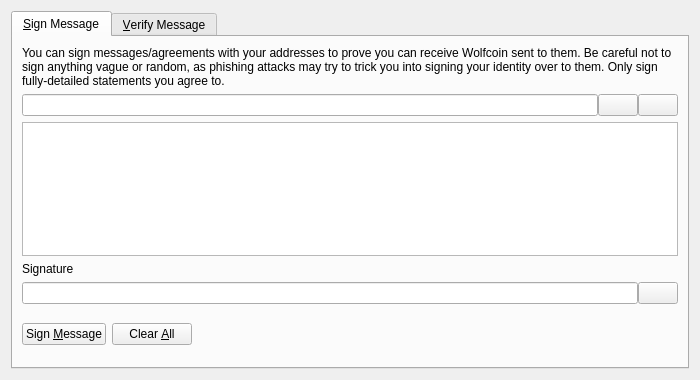
<?xml version="1.0" encoding="UTF-8"?>
<ui version="4.0">
 <class>SignVerifyMessageDialog</class>
 <widget class="QDialog" name="SignVerifyMessageDialog">
  <property name="geometry">
   <rect>
    <x>0</x>
    <y>0</y>
    <width>700</width>
    <height>380</height>
   </rect>
  </property>
  <property name="windowTitle">
   <string>Signatures - Sign / Verify a Message</string>
  </property>
  <property name="modal">
   <bool>true</bool>
  </property>
  <layout class="QVBoxLayout" name="verticalLayout">
   <item>
    <widget class="QTabWidget" name="tabWidget">
     <property name="currentIndex">
      <number>0</number>
     </property>
     <widget class="QWidget" name="tabSignMessage">
      <attribute name="title">
       <string>&amp;Sign Message</string>
      </attribute>
      <layout class="QVBoxLayout" name="verticalLayout_SM">
       <item>
        <widget class="QLabel" name="infoLabel_SM">
         <property name="text">
          <string>You can sign messages/agreements with your addresses to prove you can receive Wolfcoin sent to them. Be careful not to sign anything vague or random, as phishing attacks may try to trick you into signing your identity over to them. Only sign fully-detailed statements you agree to.</string>
         </property>
         <property name="textFormat">
          <enum>Qt::PlainText</enum>
         </property>
         <property name="wordWrap">
          <bool>true</bool>
         </property>
        </widget>
       </item>
       <item>
        <layout class="QHBoxLayout" name="horizontalLayout_1_SM">
         <property name="spacing">
          <number>0</number>
         </property>
         <item>
          <widget class="QValidatedLineEdit" name="addressIn_SM">
           <property name="toolTip">
            <string>The Wolfcoin address to sign the message with</string>
           </property>
          </widget>
         </item>
         <item>
          <widget class="QPushButton" name="addressBookButton_SM">
           <property name="toolTip">
            <string>Choose previously used address</string>
           </property>
           <property name="text">
            <string/>
           </property>
           <property name="shortcut">
            <string>Alt+A</string>
           </property>
           <property name="autoDefault">
            <bool>false</bool>
           </property>
          </widget>
         </item>
         <item>
          <widget class="QPushButton" name="pasteButton_SM">
           <property name="toolTip">
            <string>Paste address from clipboard</string>
           </property>
           <property name="text">
            <string/>
           </property>
           <property name="shortcut">
            <string>Alt+P</string>
           </property>
           <property name="autoDefault">
            <bool>false</bool>
           </property>
          </widget>
         </item>
        </layout>
       </item>
       <item>
        <widget class="QPlainTextEdit" name="messageIn_SM">
         <property name="toolTip">
          <string>Enter the message you want to sign here</string>
         </property>
        </widget>
       </item>
       <item>
        <widget class="QLabel" name="signatureLabel_SM">
         <property name="text">
          <string>Signature</string>
         </property>
         <property name="textFormat">
          <enum>Qt::PlainText</enum>
         </property>
        </widget>
       </item>
       <item>
        <layout class="QHBoxLayout" name="horizontalLayout_2_SM">
         <property name="spacing">
          <number>0</number>
         </property>
         <item>
          <widget class="QLineEdit" name="signatureOut_SM">
           <property name="font">
            <font>
             <italic>true</italic>
            </font>
           </property>
           <property name="readOnly">
            <bool>true</bool>
           </property>
          </widget>
         </item>
         <item>
          <widget class="QPushButton" name="copySignatureButton_SM">
           <property name="toolTip">
            <string>Copy the current signature to the system clipboard</string>
           </property>
           <property name="text">
            <string/>
           </property>
           <property name="autoDefault">
            <bool>false</bool>
           </property>
          </widget>
         </item>
        </layout>
       </item>
       <item>
        <layout class="QHBoxLayout" name="horizontalLayout_3_SM">
         <item>
          <widget class="QPushButton" name="signMessageButton_SM">
           <property name="toolTip">
            <string>Sign the message to prove you own this Wolfcoin address</string>
           </property>
           <property name="text">
            <string>Sign &amp;Message</string>
           </property>
           <property name="autoDefault">
            <bool>false</bool>
           </property>
          </widget>
         </item>
         <item>
          <widget class="QPushButton" name="clearButton_SM">
           <property name="toolTip">
            <string>Reset all sign message fields</string>
           </property>
           <property name="text">
            <string>Clear &amp;All</string>
           </property>
           <property name="autoDefault">
            <bool>false</bool>
           </property>
          </widget>
         </item>
         <item>
          <spacer name="horizontalSpacer_1_SM">
           <property name="orientation">
            <enum>Qt::Horizontal</enum>
           </property>
           <property name="sizeHint" stdset="0">
            <size>
             <width>40</width>
             <height>48</height>
            </size>
           </property>
          </spacer>
         </item>
         <item>
          <widget class="QLabel" name="statusLabel_SM">
           <property name="font">
            <font>
             <weight>75</weight>
             <bold>true</bold>
            </font>
           </property>
           <property name="text">
            <string/>
           </property>
           <property name="wordWrap">
            <bool>true</bool>
           </property>
          </widget>
         </item>
         <item>
          <spacer name="horizontalSpacer_2_SM">
           <property name="orientation">
            <enum>Qt::Horizontal</enum>
           </property>
           <property name="sizeHint" stdset="0">
            <size>
             <width>40</width>
             <height>48</height>
            </size>
           </property>
          </spacer>
         </item>
        </layout>
       </item>
      </layout>
     </widget>
     <widget class="QWidget" name="tabVerifyMessage">
      <attribute name="title">
       <string>&amp;Verify Message</string>
      </attribute>
      <layout class="QVBoxLayout" name="verticalLayout_VM">
       <item>
        <widget class="QLabel" name="infoLabel_VM">
         <property name="text">
          <string>Enter the receiver's address, message (ensure you copy line breaks, spaces, tabs, etc. exactly) and signature below to verify the message. Be careful not to read more into the signature than what is in the signed message itself, to avoid being tricked by a man-in-the-middle attack. Note that this only proves the signing party receives with the address, it cannot prove sendership of any transaction!</string>
         </property>
         <property name="textFormat">
          <enum>Qt::PlainText</enum>
         </property>
         <property name="alignment">
          <set>Qt::AlignLeading|Qt::AlignLeft|Qt::AlignTop</set>
         </property>
         <property name="wordWrap">
          <bool>true</bool>
         </property>
        </widget>
       </item>
       <item>
        <layout class="QHBoxLayout" name="horizontalLayout_1_VM">
         <property name="spacing">
          <number>0</number>
         </property>
         <item>
          <widget class="QValidatedLineEdit" name="addressIn_VM">
           <property name="toolTip">
            <string>The Wolfcoin address the message was signed with</string>
           </property>
          </widget>
         </item>
         <item>
          <widget class="QPushButton" name="addressBookButton_VM">
           <property name="toolTip">
            <string>Choose previously used address</string>
           </property>
           <property name="text">
            <string/>
           </property>
           <property name="shortcut">
            <string>Alt+A</string>
           </property>
           <property name="autoDefault">
            <bool>false</bool>
           </property>
          </widget>
         </item>
        </layout>
       </item>
       <item>
        <widget class="QPlainTextEdit" name="messageIn_VM"/>
       </item>
       <item>
        <widget class="QValidatedLineEdit" name="signatureIn_VM"/>
       </item>
       <item>
        <layout class="QHBoxLayout" name="horizontalLayout_2_VM">
         <item>
          <widget class="QPushButton" name="verifyMessageButton_VM">
           <property name="toolTip">
            <string>Verify the message to ensure it was signed with the specified Wolfcoin address</string>
           </property>
           <property name="text">
            <string>Verify &amp;Message</string>
           </property>
           <property name="autoDefault">
            <bool>false</bool>
           </property>
          </widget>
         </item>
         <item>
          <widget class="QPushButton" name="clearButton_VM">
           <property name="toolTip">
            <string>Reset all verify message fields</string>
           </property>
           <property name="text">
            <string>Clear &amp;All</string>
           </property>
           <property name="autoDefault">
            <bool>false</bool>
           </property>
          </widget>
         </item>
         <item>
          <spacer name="horizontalSpacer_1_VM">
           <property name="orientation">
            <enum>Qt::Horizontal</enum>
           </property>
           <property name="sizeHint" stdset="0">
            <size>
             <width>40</width>
             <height>48</height>
            </size>
           </property>
          </spacer>
         </item>
         <item>
          <widget class="QLabel" name="statusLabel_VM">
           <property name="font">
            <font>
             <weight>75</weight>
             <bold>true</bold>
            </font>
           </property>
           <property name="text">
            <string/>
           </property>
           <property name="wordWrap">
            <bool>true</bool>
           </property>
          </widget>
         </item>
         <item>
          <spacer name="horizontalSpacer_2_VM">
           <property name="orientation">
            <enum>Qt::Horizontal</enum>
           </property>
           <property name="sizeHint" stdset="0">
            <size>
             <width>40</width>
             <height>48</height>
            </size>
           </property>
          </spacer>
         </item>
        </layout>
       </item>
      </layout>
     </widget>
    </widget>
   </item>
  </layout>
 </widget>
 <customwidgets>
  <customwidget>
   <class>QValidatedLineEdit</class>
   <extends>QLineEdit</extends>
   <header>qvalidatedlineedit.h</header>
  </customwidget>
 </customwidgets>
 <resources>
  <include location="../wolfcoin.qrc"/>
 </resources>
 <connections/>
</ui>
